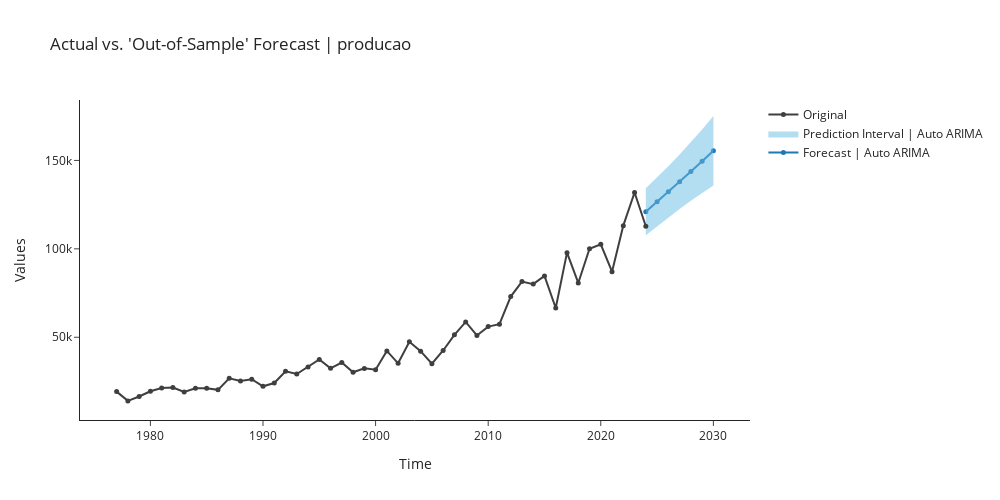

The code cell stored with this chart in its notebook:
### Markdown cell above
###  ADA

### Code cell
auto_arima = exp.create_model('auto_arima')
exp.plot_model(plot = 'decomp',
               data_kwargs = {'type' : 'multiplicative'},
               fig_kwargs = {"height":500,"width":1000,"template": "simple_white","hoverinfo":"none","big_data_threshold":50})
exp.plot_model(estimator = auto_arima, plot = 'forecast', 
               data_kwargs = {'fh' : 7},
               fig_kwargs = {"height":500,"width":1000,"template": "simple_white","hoverinfo":"none","big_data_threshold":50})
exp.predict_model(auto_arima, fh = 7)

### Figure 1 — Plotly figure (JSON) as saved in the notebook; plotly's stock layout.template omitted (floating-point values rounded to 4 significant figures)
{"data": [{"line": {"color": "#1f77b4"}, "marker": {"size": 5}, "mode": "lines+markers", "name": "Forecast | Auto ARIMA", "showlegend": true, "type": "scatter", "x": [2024, 2025, 2026, 2027, 2028, 2029, 2030], "y": [121000.0, 126600.0, 132200.0, 137900.0, 143700.0, 149600.0, 155500.0]}, {"line": {"width": 0}, "marker": {"color": "#68BBE3"}, "mode": "lines", "name": "Lower Interval", "showlegend": false, "type": "scatter", "x": [2024, 2025, 2026, 2027, 2028, 2029, 2030], "y": [107700.0, 112800.0, 117800.0, 122600.0, 127100.0, 131600.0, 135800.0]}, {"fill": "tonexty", "fillcolor": "rgba(104,187,227,0.5)", "line": {"width": 0}, "marker": {"color": "#68BBE3"}, "mode": "lines", "name": "Prediction Interval | Auto ARIMA", "showlegend": true, "type": "scatter", "x": [2024, 2025, 2026, 2027, 2028, 2029, 2030], "y": [134300.0, 140400.0, 146700.0, 153300.0, 160300.0, 167600.0, 175100.0]}, {"marker": {"color": "#3f3f3f", "size": 5}, "mode": "lines+markers", "name": "Original", "showlegend": true, "type": "scatter", "x": [1977, 1978, 1979, 1980, 1981, 1982, 1983, 1984, 1985, 1986, 1987, 1988, 1989, 1990, 1991, 1992, 1993, 1994, 1995, 1996, 1997, 1998, 1999, 2000, 2001, 2002, 2003, 2004, 2005, 2006, 2007, 2008, 2009, 2010, 2011, 2012, 2013, 2014, 2015, 2016, 2017, 2018, 2019, 2020, 2021, 2022, 2023, 2024], "y": [19256, 14017, 16514, 19435, 21284, 21605, 19015, 21178, 21175, 20265, 26759, 25224, 26268, 22258, 24100.0, 30770.0, 29210.0, 33170.0, 37440.0, 32400.0, 35720.0, 30190.0, 32390.0, 31640.0, 42290.0, 35270.0, 47410.0, 42130.0, 35010.0, 42510.0, 51370.0, 58650.0, 51000.0, 56020.0, 57410.0, 72980.0, 81510.0, 80050.0, 84670.0, 66530.0, 97840.0, 80710.0, 100000.0, 102600.0, 87100.0, 113100.0, 131900.0, 112800.0]}], "layout": {"autosize": false, "height": 500, "showlegend": true, "title": {"text": "Actual vs. 'Out-of-Sample' Forecast | producao"}, "width": 1000, "xaxis": {"title": {"text": "Time"}}, "yaxis": {"title": {"text": "Values"}}}}
